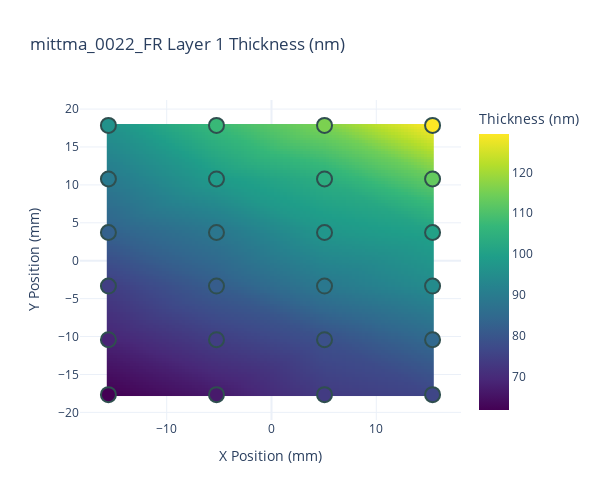
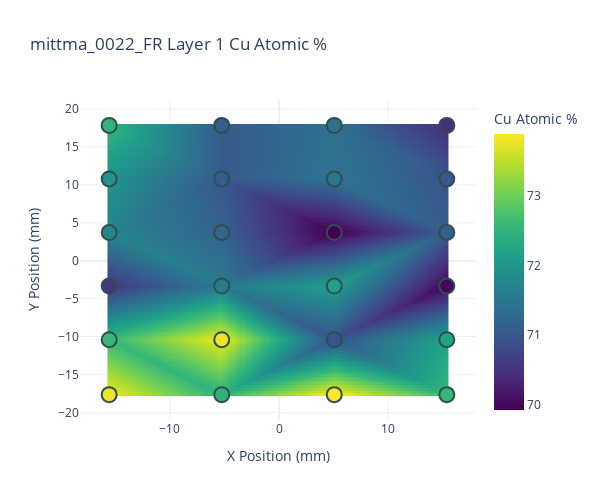
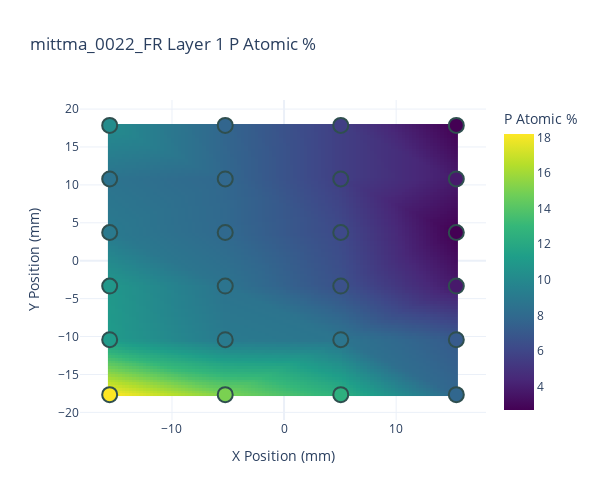

Notebook code cell kept with these figures, in order:
### Markdown cell above
#### plot a heatmap for each single sample

### Code cell
#plot for single samples
datatypes=["Layer 1 Thickness (nm)", "Layer 1 Cu Atomic %", "Layer 1 P Atomic %", "Layer 1 S Atomic %"] 
#exclude= ['-16.14,-18.24']

for i in range(len(datas)): 
    for datatype in datatypes:
        savepath = os.path.join(folder,"plots", f"{sample}_{pos[i]} {datatype}.png")
        new_heatmap(datatype, data=datas[i], title = f"{sample}_{pos[i]} {datatype}",
        savepath=savepath,
        #exclude =exclude
        )
